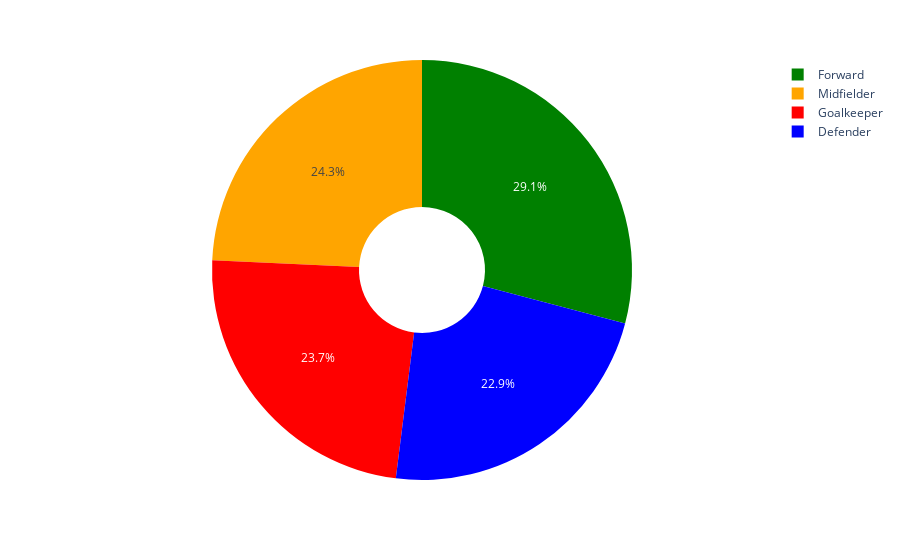

Notebook code for this chart:
### Code cell
#Mean total points
px.pie(df.groupby(['element_type'])['total_points'].mean().reset_index(),
                  names='element_type',
                  values='total_points',
                  color='element_type',
                  hole=.3,
                  color_discrete_map=position_colors
                  )

### Figure 1 — Plotly figure (JSON) as saved in the notebook; plotly's stock layout.template omitted (floating-point values rounded to 4 significant figures)
{"data": [{"customdata": [["Defender"], ["Forward"], ["Goalkeeper"], ["Midfielder"]], "domain": {"x": [0, 1], "y": [0, 1]}, "hole": 0.3, "hovertemplate": "element_type=%{customdata[0]}<br>total_points=%{value}<extra></extra>", "labels": ["Defender", "Forward", "Goalkeeper", "Midfielder"], "legendgroup": "", "marker": {"colors": ["blue", "Green", "red", "Orange"]}, "name": "", "showlegend": true, "type": "pie", "values": [46.63, 59.24, 48.36, 49.41]}], "layout": {"legend": {"tracegroupgap": 0}, "margin": {"t": 60}}}
